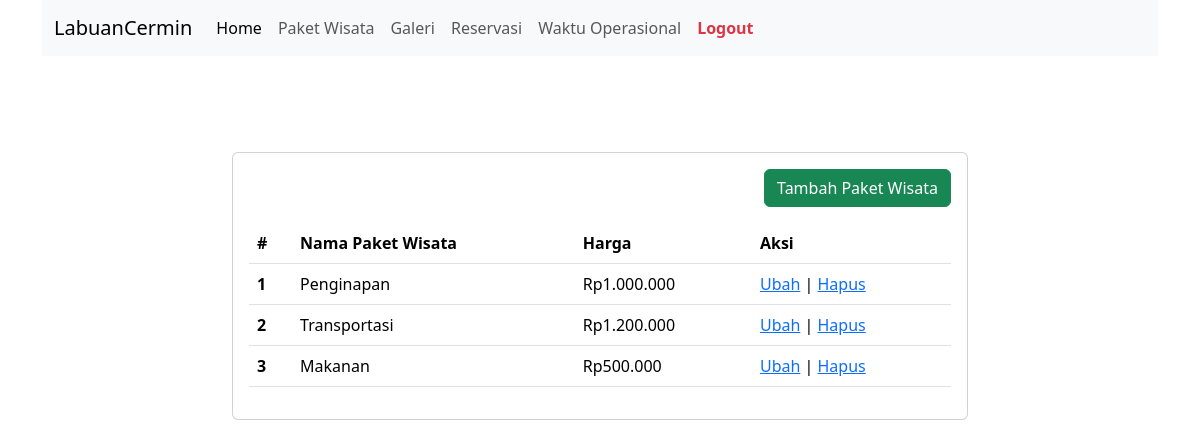
Page /admin/paket-wisata.php (signed in) on the committed database.
### tables this page shows
CREATE TABLE `services` (
  `id` int(11) NOT NULL AUTO_INCREMENT,
  `name` varchar(100) NOT NULL,
  `price` int(11) NOT NULL,
  PRIMARY KEY (`id`)
);

### helpers.php (called while the page is built, shortened)
<?php
if (!function_exists('local_currency_format')) {
    function local_currency_format($num)
    {
        return 'Rp' . number_format($num, 0, ',', '.');
    }
}

### admin/paket-wisata.php (the view, shortened to what this page needs)
<?php
require_once '../conn.php';
require_once '../helpers.php';
$query = "SELECT * FROM services";
$result = mysqli_query($conn, $query);
?>
<?php include_once '../layouts/backend/header.php'; ?>
<?php include_once '../layouts/backend/navbar.php'; ?>
<div class="row pt-5 mt-5 justify-content-center">
    <div class="col-md-8">
        <div class="card">
            <div class="card-body">
                <div class="d-flex flex-row-reverse">
                    <div class="btn-group pb-3" role="group" aria-label="Basic example">
                        <a href="./tambah-paket-wisata.php" class="btn btn-success">Tambah Paket Wisata</a>
                    </div>
                </div>
                <table class="table">
                    <thead>
                        <tr>
                            <th scope="col">#</th>
                            <th scope="col">Nama Paket Wisata</th>
                            <th scope="col">Harga</th>
                            <th scope="col">Aksi</th>
                        </tr>
                    </thead>
                    <tbody>
                        <?php $i = 1; ?>
                        <?php while ($row = mysqli_fetch_assoc($result)) : ?>
                            <tr>
                                <th scope="row"><?= $i++; ?></th>
                                <td><?= $row['name']; ?></td>
                                <td><?= local_currency_format($row['price']); ?></td>
                                <td>
                                    <a href="./ubah-paket-wisata.php?id=<?= $row['id']; ?>">Ubah</a> |
                                    <a href="./hapus-paket-wisata.php?id=<?= $row['id']; ?>">Hapus</a>
                                </td>
                            </tr>
                        <?php endwhile; ?>
                    </tbody>
                </table>
            </div>
        </div>
    </div>
</div>
<?php include_once '../layouts/backend/footer.php'; ?>

### rows in the picture
services: name "Penginapan", price "Rp1.000.000"
services: name "Transportasi", price "Rp1.200.000"
services: name "Makanan", price "Rp500.000"
